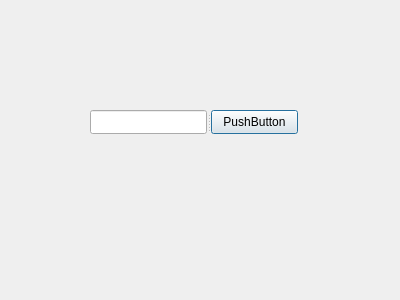
<?xml version="1.0" encoding="UTF-8"?>
<ui version="4.0">
 <class>Form2</class>
 <widget class="QDialog" name="Form2">
  <property name="geometry">
   <rect>
    <x>0</x>
    <y>0</y>
    <width>400</width>
    <height>300</height>
   </rect>
  </property>
  <property name="windowTitle">
   <string>Dialog</string>
  </property>
  <widget class="QSplitter" name="splitter">
   <property name="geometry">
    <rect>
     <x>90</x>
     <y>110</y>
     <width>208</width>
     <height>24</height>
    </rect>
   </property>
   <property name="orientation">
    <enum>Qt::Horizontal</enum>
   </property>
   <widget class="QLineEdit" name="textName"/>
   <widget class="QPushButton" name="buttonSave">
    <property name="text">
     <string>PushButton</string>
    </property>
   </widget>
  </widget>
 </widget>
 <resources/>
 <connections/>
</ui>
